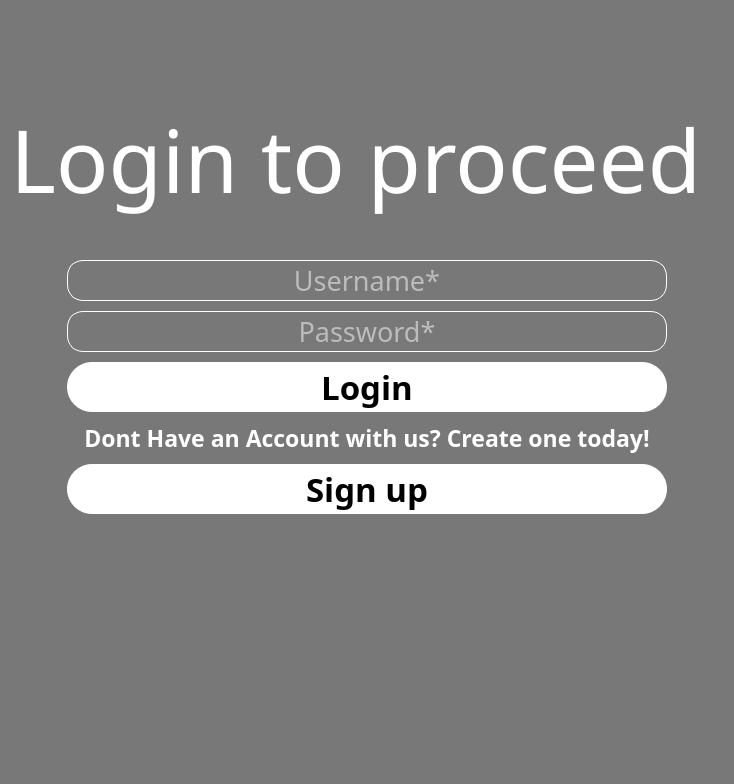
         <widget class="QWidget" name="login">
          <layout class="QVBoxLayout" name="verticalLayout_10">
           <property name="spacing">
            <number>0</number>
           </property>
           <property name="leftMargin">
            <number>0</number>
           </property>
           <property name="topMargin">
            <number>0</number>
           </property>
           <property name="rightMargin">
            <number>0</number>
           </property>
           <property name="bottomMargin">
            <number>0</number>
           </property>
           <item>
            <widget class="QFrame" name="frame_13">
             <property name="styleSheet">
              <string notr="true">

QFrame
{
	background:rgba(0,0,0,0.5);

	
	
}

*{
	
}


QLabel
{
	color:white;
	background: transparent;
}



QLineEdit
{
	background:transparent;
	border:none;
	color: rgb(15, 15, 15);
	border-bottom:1px solid  rgb(35, 35, 35);
}



</string>
             </property>
             <property name="frameShape">
              <enum>QFrame::NoFrame</enum>
             </property>
             <property name="frameShadow">
              <enum>QFrame::Raised</enum>
             </property>
             <layout class="QVBoxLayout" name="verticalLayout_11">
              <item>
               <spacer name="verticalSpacer_9">
                <property name="orientation">
                 <enum>Qt::Vertical</enum>
                </property>
                <property name="sizeType">
                 <enum>QSizePolicy::Fixed</enum>
                </property>
                <property name="sizeHint" stdset="0">
                 <size>
                  <width>20</width>
                  <height>40</height>
                 </size>
                </property>
               </spacer>
              </item>
              <item>
               <widget class="QFrame" name="frame_14">
                <property name="minimumSize">
                 <size>
                  <width>0</width>
                  <height>500</height>
                 </size>
                </property>
                <property name="styleSheet">
                 <string notr="true">	background:rgba(0,0,0,0);
</string>
                </property>
                <property name="frameShape">
                 <enum>QFrame::StyledPanel</enum>
                </property>
                <property name="frameShadow">
                 <enum>QFrame::Raised</enum>
                </property>
                <layout class="QVBoxLayout" name="verticalLayout_12">
                 <property name="spacing">
                  <number>0</number>
                 </property>
                 <property name="leftMargin">
                  <number>0</number>
                 </property>
                 <property name="topMargin">
                  <number>0</number>
                 </property>
                 <property name="rightMargin">
                  <number>0</number>
                 </property>
                 <property name="bottomMargin">
                  <number>0</number>
                 </property>
                 <item>
                  <widget class="QLabel" name="lbl_welcome_10">
                   <property name="minimumSize">
                    <size>
                     <width>0</width>
                     <height>200</height>
                    </size>
                   </property>
                   <property name="maximumSize">
                    <size>
                     <width>16777215</width>
                     <height>100</height>
                    </size>
                   </property>
                   <property name="font">
                    <font>
                     <family>Azonix</family>
                     <pointsize>65</pointsize>
                    </font>
                   </property>
                   <property name="styleSheet">
                    <string notr="true">color: rgb(255, 255, 255);
	background:rgba(0,0,0,0);

</string>
                   </property>
                   <property name="text">
                    <string>Login to proceed </string>
                   </property>
                   <property name="alignment">
                    <set>Qt::AlignHCenter|Qt::AlignTop</set>
                   </property>
                  </widget>
                 </item>
                 <item>
                  <widget class="QFrame" name="frame_109">
                   <property name="frameShape">
                    <enum>QFrame::StyledPanel</enum>
                   </property>
                   <property name="frameShadow">
                    <enum>QFrame::Raised</enum>
                   </property>
                   <layout class="QGridLayout" name="gridLayout_2">
                    <property name="verticalSpacing">
                     <number>10</number>
                    </property>
                    <item row="4" column="0">
                     <widget class="QPushButton" name="btn_signup">
                      <property name="sizePolicy">
                       <sizepolicy hsizetype="Minimum" vsizetype="Fixed">
                        <horstretch>0</horstretch>
                        <verstretch>0</verstretch>
                       </sizepolicy>
                      </property>
                      <property name="minimumSize">
                       <size>
                        <width>0</width>
                        <height>50</height>
                       </size>
                      </property>
                      <property name="maximumSize">
                       <size>
                        <width>600</width>
                        <height>50</height>
                       </size>
                      </property>
                      <property name="font">
                       <font>
                        <family>Azonix</family>
                        <pointsize>25</pointsize>
                        <weight>75</weight>
                        <bold>true</bold>
                       </font>
                      </property>
                      <property name="styleSheet">
                       <string notr="true">QPushButton
{
	border-radius: 25px;
	background-color: rgb(255, 255, 255);;
	color: rgb(0, 0, 0);

}

QPushButton:hover
{
	background: rgba(0, 0, 0, 0.75);
	color: rgb(255, 255, 255);
	
}</string>
                      </property>
                      <property name="text">
                       <string>Sign up</string>
                      </property>
                     </widget>
                    </item>
                    <item row="3" column="0">
                     <widget class="QLabel" name="label_13">
                      <property name="maximumSize">
                       <size>
                        <width>16777215</width>
                        <height>150</height>
                       </size>
                      </property>
                      <property name="font">
                       <font>
                        <family>Lucida Fax</family>
                        <pointsize>17</pointsize>
                        <weight>75</weight>
                        <bold>true</bold>
                       </font>
                      </property>
                      <property name="styleSheet">
                       <string notr="true">	background:rgba(0,0,0,00);
</string>
                      </property>
                      <property name="text">
                       <string>Dont Have an Account with us? Create one today!</string>
                      </property>
                      <property name="alignment">
                       <set>Qt::AlignCenter</set>
                      </property>
                     </widget>
                    </item>
                    <item row="0" column="0">
                     <widget class="QLineEdit" name="lineEdit_username">
                      <property name="maximumSize">
                       <size>
                        <width>600</width>
                        <height>16777215</height>
                       </size>
                      </property>
                      <property name="font">
                       <font>
                        <family>Lucida Fax</family>
                        <pointsize>20</pointsize>
                       </font>
                      </property>
                      <property name="styleSheet">
                       <string notr="true">color: rgb(255, 255, 255);
border:1px solid  rgb(255, 255, 255);
border-radius: 16px;
</string>
                      </property>
                      <property name="alignment">
                       <set>Qt::AlignCenter</set>
                      </property>
                      <property name="placeholderText">
                       <string>Username*</string>
                      </property>
                     </widget>
                    </item>
                    <item row="1" column="0">
                     <widget class="QLineEdit" name="lineEdit_password">
                      <property name="maximumSize">
                       <size>
                        <width>600</width>
                        <height>16777215</height>
                       </size>
                      </property>
                      <property name="font">
                       <font>
                        <family>Lucida Fax</family>
                        <pointsize>20</pointsize>
                       </font>
                      </property>
                      <property name="styleSheet">
                       <string notr="true">color: rgb(255, 255, 255);
border:1px solid  rgb(255, 255, 255);
border-radius: 16px;
</string>
                      </property>
                      <property name="frame">
                       <bool>true</bool>
                      </property>
                      <property name="echoMode">
                       <enum>QLineEdit::Password</enum>
                      </property>
                      <property name="alignment">
                       <set>Qt::AlignCenter</set>
                      </property>
                      <property name="readOnly">
                       <bool>false</bool>
                      </property>
                      <property name="placeholderText">
                       <string>Password*</string>
                      </property>
                      <property name="clearButtonEnabled">
                       <bool>false</bool>
                      </property>
                     </widget>
                    </item>
                    <item row="2" column="0">
                     <widget class="QPushButton" name="btn_login">
                      <property name="sizePolicy">
                       <sizepolicy hsizetype="Minimum" vsizetype="Fixed">
                        <horstretch>0</horstretch>
                        <verstretch>0</verstretch>
                       </sizepolicy>
                      </property>
                      <property name="minimumSize">
                       <size>
                        <width>0</width>
                        <height>50</height>
                       </size>
                      </property>
                      <property name="maximumSize">
                       <size>
                        <width>600</width>
                        <height>50</height>
                       </size>
                      </property>
                      <property name="font">
                       <font>
                        <family>Azonix</family>
                        <pointsize>25</pointsize>
                        <weight>75</weight>
                        <bold>true</bold>
                       </font>
                      </property>
                      <property name="styleSheet">
                       <string notr="true">QPushButton
{
	border-radius: 25px;
	background-color: rgb(255, 255, 255);;
	color: rgb(0, 0, 0);

}

QPushButton:hover
{
	background: rgba(0, 0, 0, 0.75);
	color: rgb(255, 255, 255);
	
}</string>
                      </property>
                      <property name="text">
                       <string>Login</string>
                      </property>
                     </widget>
                    </item>
                   </layout>
                  </widget>
                 </item>
                 <item>
                  <spacer name="verticalSpacer_2">
                   <property name="orientation">
                    <enum>Qt::Vertical</enum>
                   </property>
                   <property name="sizeType">
                    <enum>QSizePolicy::Fixed</enum>
                   </property>
                   <property name="sizeHint" stdset="0">
                    <size>
                     <width>20</width>
                     <height>250</height>
                    </size>
                   </property>
                  </spacer>
                 </item>
                </layout>
               </widget>
              </item>
             </layout>
            </widget>
           </item>
          </layout>
         </widget>
